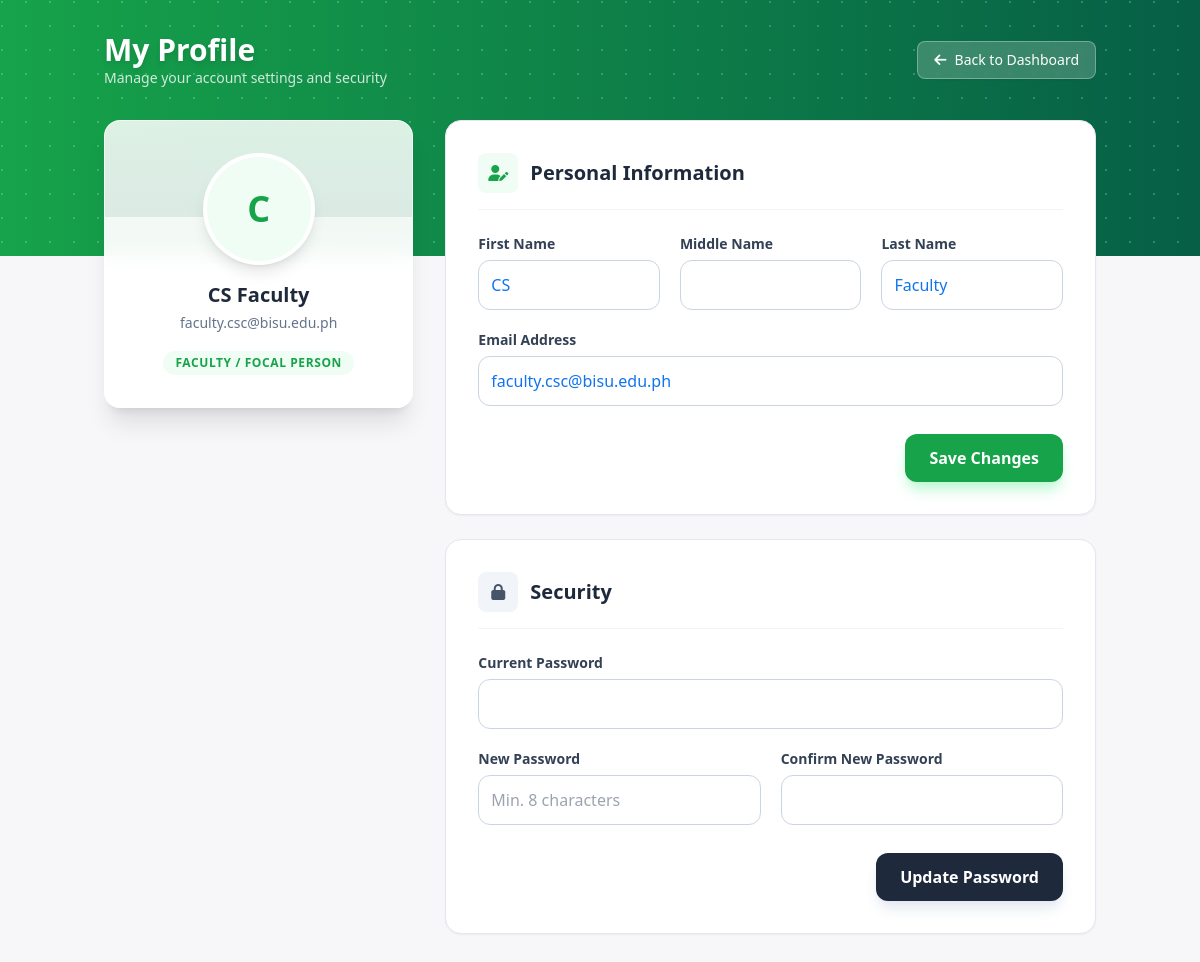
Screenshot of /profile.php (signed in) with the database file from the repository.
### tables this page shows
CREATE TABLE `users` (
  `user_id` int(11) NOT NULL,
  `firstname` varchar(50) NOT NULL,
  `middlename` varchar(50) NOT NULL,
  `lastname` varchar(50) NOT NULL,
  `email` varchar(255) NOT NULL,
  `password` varchar(255) NOT NULL,
  `role_id` int(11) NOT NULL,
  `program_id` int(11) DEFAULT NULL,
  `college_id` int(11) DEFAULT NULL,
  `avatar_path` varchar(255) DEFAULT NULL
);

CREATE TABLE `roles` (
  `role_id` int(11) NOT NULL,
  `role_name` varchar(50) NOT NULL
);

### profile.php (the view, shortened to what this page needs)
<?php
require_once __DIR__ . '/config/db.php';
$user_id = $_SESSION['user_id'];
$stmt = $conn->prepare("SELECT CONCAT_WS(' ', u.firstname, NULLIF(u.middlename, ''), u.lastname) AS full_name,
                        u.firstname, u.middlename, u.lastname,
                        u.email, u.avatar_path, r.role_name,
                        c.college_code, cp.college_code as program_college_code
                        FROM users u
                        JOIN roles r ON u.role_id = r.role_id
                        LEFT JOIN colleges c ON u.college_id = c.college_id
                        LEFT JOIN programs p ON u.program_id = p.program_id
                        LEFT JOIN colleges cp ON p.college_id = cp.college_id
                        WHERE u.user_id = ?");
$stmt->bind_param("i", $user_id);
$stmt->execute();
$user = $stmt->get_result()->fetch_assoc();
$role_name = strtolower($user['role_name'] ?? '');
$college_code = strtoupper($user['college_code'] ?? $user['program_college_code'] ?? '');
$theme = [
    'gradient' => 'from-indigo-600 to-purple-700',
    'text_accent' => 'text-indigo-600',
    'bg_light' => 'bg-indigo-50',
    'btn_primary' => 'bg-indigo-600 hover:bg-indigo-700 shadow-indigo-200',
    'ring' => 'focus:ring-indigo-500',
    'border_focus' => 'focus:border-indigo-500'
];
if (strpos($role_name, 'admin') === false && strpos($role_name, 'accreditor') === false) {
    if ($college_code === 'COS') {
        $theme['gradient'] = 'from-green-600 to-emerald-800';
        $theme['text_accent'] = 'text-green-600';
        $theme['bg_light'] = 'bg-green-50';
        $theme['btn_primary'] = 'bg-green-600 hover:bg-green-700 shadow-green-200';
        $theme['ring'] = 'focus:ring-green-500';
        $theme['border_focus'] = 'focus:border-green-500';
    }
}
?>
<!doctype html>
<html lang="en">
<head>
  <script src="https://cdn.tailwindcss.com"></script>
  <link rel="stylesheet" href="https://cdnjs.cloudflare.com/ajax/libs/font-awesome/6.4.0/css/all.min.css">
  <link rel="stylesheet" href="css/admin-dashboard.css">
</head>
<body class="bg-slate-50">
  <div class="relative z-10 max-w-5xl mx-auto px-4 py-8">
    <div class="flex justify-between items-center mb-8">
        <div class="text-white">
            <h1 class="text-3xl font-bold drop-shadow-md">My Profile</h1>
            <p class="text-white/80 text-sm">Manage your account settings and security</p>
        </div>
        <a href="role_home.php" class="inline-flex items-center justify-center px-4 py-2 bg-white/20 backdrop-blur-sm border border-white/30 rounded-lg text-sm font-medium text-white hover:bg-white/30 transition-colors shadow-sm">
            <i class="fas fa-arrow-left mr-2"></i> Back to Dashboard
        </a>
    </div>
    <div class="grid grid-cols-1 lg:grid-cols-3 gap-8">
        <div class="lg:col-span-1">
            <div class="glass-card rounded-2xl shadow-xl border border-white/50 p-8 text-center relative overflow-hidden">
                <form method="POST" enctype="multipart/form-data" class="relative w-28 h-28 mx-auto mb-4 group">
                    <label for="avatarUpload" class="cursor-pointer">
                        <?php if (!empty($user['avatar_path']) && file_exists($user['avatar_path'])): ?>
                            <img src="<?= htmlspecialchars($user['avatar_path']) ?>" alt="Avatar" class="w-28 h-28 rounded-full object-cover bg-white p-1 shadow-lg">
                        <?php else: ?>
                            <div class="relative w-28 h-28 rounded-full bg-white p-1 shadow-lg">
                                <div class="w-full h-full rounded-full <?= $theme['bg_light'] ?> <?= $theme['text_accent'] ?> flex items-center justify-center text-4xl font-bold">
                                    <?= strtoupper(substr($user['full_name'], 0, 1)) ?>
                                </div>
                            </div>
                        <?php endif; ?>
                    </label>
                </form>
                <h2 class="text-xl font-bold text-slate-800 mb-1"><?= htmlspecialchars($user['full_name']) ?></h2>
                <p class="text-slate-500 text-sm mb-4"><?= htmlspecialchars($user['email']) ?></p>
                <div class="inline-flex items-center px-3 py-1 rounded-full text-xs font-bold uppercase tracking-wider <?= $theme['bg_light'] ?> <?= $theme['text_accent'] ?>">
                    <?= htmlspecialchars($user['role_name']) ?>
                </div>
            </div>
        </div>
        <div class="lg:col-span-2 space-y-6">
            <div class="bg-white rounded-2xl shadow-sm border border-slate-200 p-8">
                <div class="flex items-center gap-3 mb-6 pb-4 border-b border-slate-100">
                    <div class="w-10 h-10 rounded-lg <?= $theme['bg_light'] ?> <?= $theme['text_accent'] ?> flex items-center justify-center"><i class="fas fa-user-edit"></i></div>
                    <h2 class="text-xl font-bold text-slate-800">Personal Information</h2>
                </div>
                <form method="POST" class="space-y-5">
                    <div class="grid grid-cols-1 lg:grid-cols-3 gap-5">
                        <div>
                            <label class="block text-sm font-semibold text-slate-700 mb-1.5">First Name</label>
                            <input type="text" name="first_name" value="<?= htmlspecialchars($user['firstname'] ?? '') ?>" required class="w-full p-3 border border-slate-300 rounded-xl outline-none <?= $theme['ring'] ?> <?= $theme['border_focus'] ?> transition-all">
                        </div>
                        <div>
                            <label class="block text-sm font-semibold text-slate-700 mb-1.5">Middle Name</label>
                            <input type="text" name="middle_name" value="<?= htmlspecialchars($user['middlename'] ?? '') ?>" class="w-full p-3 border border-slate-300 rounded-xl outline-none <?= $theme['ring'] ?> <?= $theme['border_focus'] ?> transition-all">
                        </div>
                        <div>
                            <label class="block text-sm font-semibold text-slate-700 mb-1.5">Last Name</label>
                            <input type="text" name="last_name" value="<?= htmlspecialchars($user['lastname'] ?? '') ?>" required class="w-full p-3 border border-slate-300 rounded-xl outline-none <?= $theme['ring'] ?> <?= $theme['border_focus'] ?> transition-all">
                        </div>
                    </div>
                    <div>
                        <label class="block text-sm font-semibold text-slate-700 mb-1.5">Email Address</label>
                        <input type="email" name="email" value="<?= htmlspecialchars($user['email']) ?>" required class="w-full p-3 border border-slate-300 rounded-xl outline-none <?= $theme['ring'] ?> <?= $theme['border_focus'] ?> transition-all">
                    </div>
                    <div class="pt-2 text-right">
                        <button type="submit" name="update_profile" class="px-6 py-3 <?= $theme['btn_primary'] ?> text-white rounded-xl font-semibold shadow-lg transition-all transform hover:-translate-y-0.5">
                            Save Changes
                        </button>
                    </div>
                </form>
            </div>
            <div class="bg-white rounded-2xl shadow-sm border border-slate-200 p-8">
                <div class="flex items-center gap-3 mb-6 pb-4 border-b border-slate-100">
                    <div class="w-10 h-10 rounded-lg bg-slate-100 text-slate-600 flex items-center justify-center"><i class="fas fa-lock"></i></div>
                    <h2 class="text-xl font-bold text-slate-800">Security</h2>
                </div>
                <form method="POST" class="space-y-5">
                    <div>
                        <label class="block text-sm font-semibold text-slate-700 mb-1.5">Current Password</label>
                        <input type="password" name="current_password" required class="w-full p-3 border border-slate-300 rounded-xl outline-none <?= $theme['ring'] ?> <?= $theme['border_focus'] ?> transition-all">
                    </div>
                    <div class="grid grid-cols-1 md:grid-cols-2 gap-5">
                        <div>
                            <label class="block text-sm font-semibold text-slate-700 mb-1.5">New Password</label>
                            <input type="password" name="new_password" required class="w-full p-3 border border-slate-300 rounded-xl outline-none <?= $theme['ring'] ?> <?= $theme['border_focus'] ?> transition-all" placeholder="Min. 8 characters">
                        </div>
                        <div>
                            <label class="block text-sm font-semibold text-slate-700 mb-1.5">Confirm New Password</label>
                            <input type="password" name="confirm_password" required class="w-full p-3 border border-slate-300 rounded-xl outline-none <?= $theme['ring'] ?> <?= $theme['border_focus'] ?> transition-all">
                        </div>
                    </div>
                    <div class="pt-2 text-right">
                        <button type="submit" name="change_password" class="px-6 py-3 bg-slate-800 text-white rounded-xl font-semibold hover:bg-slate-900 shadow-lg shadow-slate-200 transition-all transform hover:-translate-y-0.5">
                            Update Password
                        </button>
                    </div>
                </form>
            </div>
        </div>
    </div>
  </div>
</body>
</html>

### css/admin-dashboard.css (style rules this page uses)
:root { --accent-color: var(--bisu-indigo, #4f46e5); --page-bg: #f6f5f9da; --card-bg: var(--card-bg, #ffffff); --card-border: var(--card-border, #e6eef8); --muted-text: var(--muted, #64748b); --card-radius: 12px; }
* { box-sizing: border-box }
body { font-family: inherit; background: var(--page-bg) !important; color: #1074ee; margin: 0 }
.card .text-slate-800, .bg-white .text-slate-800, .card .text-bisu, .bg-white .text-bisu { color: #1e293b; }
.card .text-slate-600, .bg-white .text-slate-600 { color: #475569; }

### css/style.css (style rules this page uses)
* { margin: 0; padding: 0; box-sizing: border-box; }
:root { --primary: #3b4ba8; --secondary: #6c63ff; --accent: #ff6b6b; --dark: #1a1a2e; --light: #f5f7ff; --text-dark: #2d3436; --text-light: #636e72; --border: #dfe6e9; --success: #00b894; --shadow: 0 10px 30px rgba(0, 0, 0, 0.1); --shadow-lg: 0 20px 60px rgba(0, 0, 0, 0.15); --page-bg: #f8fafc; --card-bg: #ffffff; --bisu-indigo: #4f46e5; --heading: #1e293b; --muted: #64748b; --card-border: #e2e8f0; --card-shadow: 0 12px 30px rgba(15, 23, 42, 0.06); }
html { scroll-behavior: smooth; }
body { font-family: 'Inter', 'Segoe UI', system-ui, -apple-system, 'Sora', 'Poppins', sans-serif; background: var(--page-bg); color: var(--text-dark); line-height: 1.6; min-height: 100vh; display: flex; flex-direction: column; }
.text-center { text-align: center; }

### profile.php (style rules this page uses)
.glass-card { background: rgba(255, 255, 255, 0.95); backdrop-filter: blur(10px); }

### rows the page displays
users: email "faculty.csc@bisu.edu.ph", role.role_name "FACULTY / FOCAL PERSON", first_name "CS", last_name "Faculty"

### other values shown
substr($user['full_name'], 0, 1) "C"
$user['full_name'] "CS Faculty"
